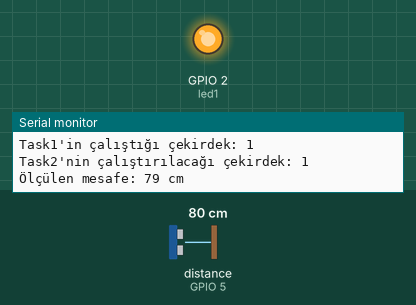
Bench run of a sketch on a simulated ESP32. Shown: output pins drawn as LEDs (lit = HIGH), the last lines printed to the serial monitor. Wiring (inferred from the names in the program): ultrasonic range finder: trigger GPIO 4; echo GPIO 5. Inputs (shaded band) come from the test bench; at power-on: distance to the obstacle (sensor on GPIO 5) 80 cm. The echo pulse lasts 58.3 µs per cm; pins used as bus, display or sensor lines are not drawn.

Above: at 1.5 s.
At 3.0 s:
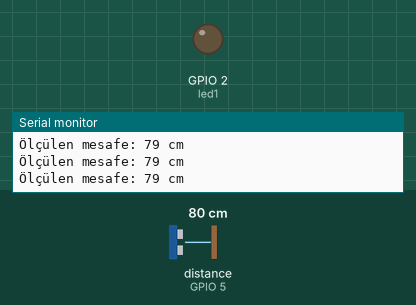
Timing chart, 0 to 6.2 s (numbered marks = the images above):
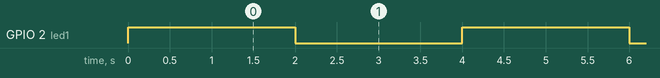

The sketch:

dual_core_hcsr_led.ino
```cpp
#include <Arduino.h>

// ESP32 çift çekirdek kullanımı
TaskHandle_t Task1;
TaskHandle_t Task2;

// Led ve sensör pinleri
const int led1 = 2;
const int TrigPin = 4;
const int EchoPin = 5;

// Task1 kodu led1'i 2000ms de bir yakıp söndürecek
void Task1kodu(void *pvParameters) {
  Serial.print("Task1'in çalıştığı çekirdek: ");
  Serial.println(xPortGetCoreID());

  for (;;) {   // Sonsuz döner
    digitalWrite(led1, HIGH);
    delay(2000);
    digitalWrite(led1, LOW);
    delay(2000);
  }
}

// Task2 kodu mesafe ölçümü yapacak
void Task2kodu(void *pvParameters) {
  Serial.print("Task2'nin çalıştırılacağı çekirdek: ");
  Serial.println(xPortGetCoreID());

  for (;;) {
    digitalWrite(TrigPin, LOW);
    delayMicroseconds(2);
    digitalWrite(TrigPin, HIGH);
    delayMicroseconds(10);
    digitalWrite(TrigPin, LOW);

    // Echo pinine gelen sinyali ölç
    long duration = pulseIn(EchoPin, HIGH);

    // Süreyi mesafeye çevir
    long distance = duration * 0.034 / 2;
    Serial.print("Ölçülen mesafe: ");
    Serial.print(distance);
    Serial.println(" cm");

    delay(1000);
  }
}

void setup() {
  Serial.begin(9600);
  pinMode(led1, OUTPUT);
  pinMode(TrigPin, OUTPUT);
  pinMode(EchoPin, INPUT);

  xTaskCreatePinnedToCore(
    Task1kodu,   // Görevin çalışacağı fonksiyon
    "Task1",     // Görevin adı
    10000,       // Görev stack boyutu
    NULL,        // İlave parametre
    1,           // Görevin önceliği
    &Task1,      // Görevin işaretçisi
    0);          // Görevi 0 numaralı çekirdeğe atayalım

  delay(500);

  xTaskCreatePinnedToCore(
    Task2kodu,   // Görevin çalışacağı fonksiyon
    "Task2",     // Görevin adı
    10000,       // Görev stack boyutu
    NULL,        // İlave parametre
    1,           // Görevin önceliği
    &Task2,      // Görevin işaretçisi
    1);          // Görevi 1 numaralı çekirdeğe atayalım

  delay(500);
}

void loop() {
  // Boş. Görevler artık bağımsız olarak çalışıyor.
}
```

Measured:
- by itself, GPIO 2 (led1): alternates HIGH for 2.0 s and LOW for 2.0 s
